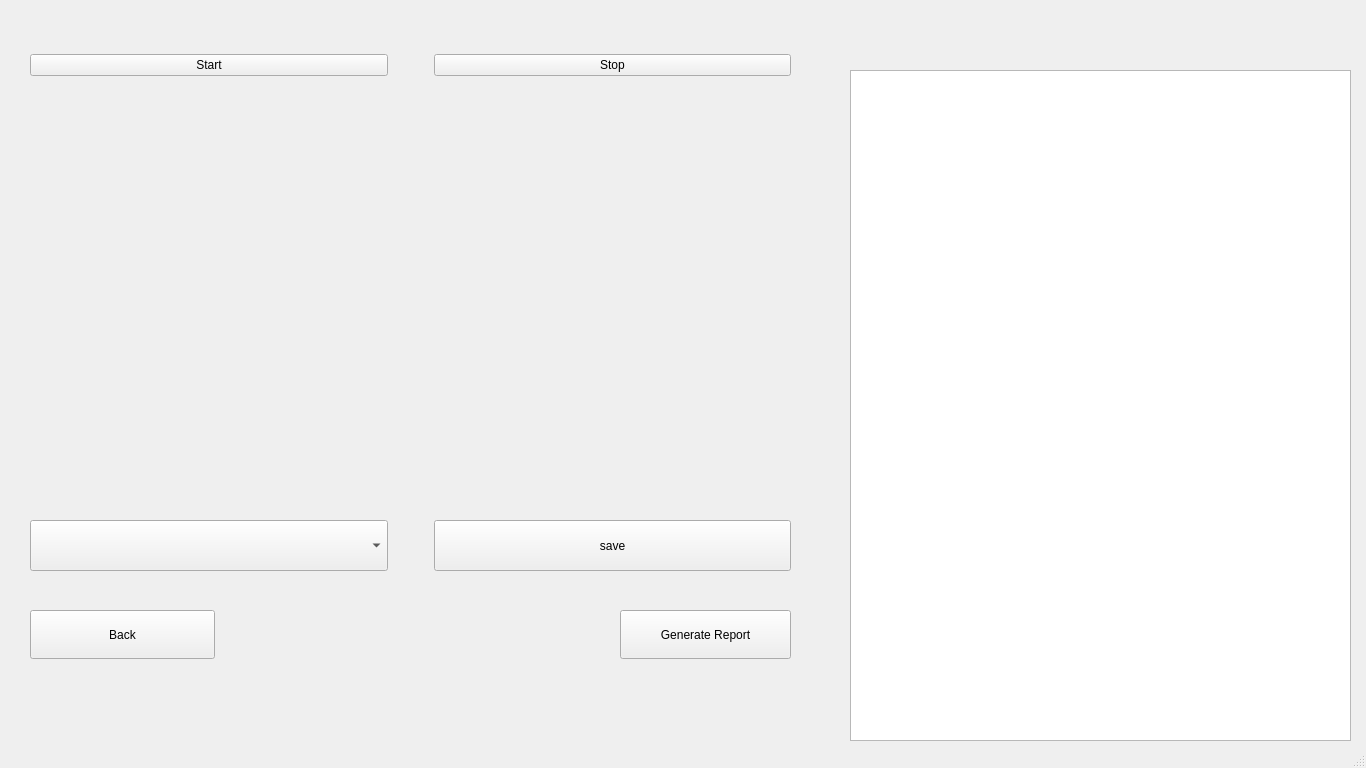
<?xml version="1.0" encoding="UTF-8"?>
<ui version="4.0">
 <class>MainWindow</class>
 <widget class="QMainWindow" name="MainWindow">
  <property name="geometry">
   <rect>
    <x>0</x>
    <y>0</y>
    <width>1366</width>
    <height>768</height>
   </rect>
  </property>
  <property name="windowTitle">
   <string>Defect Detection – In Progress</string>
  </property>
  <property name="layoutDirection">
   <enum>Qt::LeftToRight</enum>
  </property>
  <widget class="QWidget" name="centralwidget">
   <widget class="QWidget" name="horizontalLayoutWidget">
    <property name="geometry">
     <rect>
      <x>30</x>
      <y>20</y>
      <width>761</width>
      <height>91</height>
     </rect>
    </property>
    <layout class="QHBoxLayout" name="horizontalLayout">
     <item>
      <widget class="QPushButton" name="startBtn">
       <property name="text">
        <string>Start</string>
       </property>
      </widget>
     </item>
     <item>
      <spacer name="horizontalSpacer_2">
       <property name="orientation">
        <enum>Qt::Horizontal</enum>
       </property>
       <property name="sizeType">
        <enum>QSizePolicy::Minimum</enum>
       </property>
       <property name="sizeHint" stdset="0">
        <size>
         <width>40</width>
         <height>20</height>
        </size>
       </property>
      </spacer>
     </item>
     <item>
      <widget class="QPushButton" name="stopBtn">
       <property name="text">
        <string>Stop</string>
       </property>
      </widget>
     </item>
    </layout>
   </widget>
   <widget class="QWidget" name="verticalLayoutWidget">
    <property name="geometry">
     <rect>
      <x>30</x>
      <y>110</y>
      <width>761</width>
      <height>381</height>
     </rect>
    </property>
    <layout class="QVBoxLayout" name="verticalLayout">
     <item>
      <widget class="QLabel" name="imageLable">
       <property name="text">
        <string/>
       </property>
      </widget>
     </item>
    </layout>
   </widget>
   <widget class="QWidget" name="verticalLayoutWidget_2">
    <property name="geometry">
     <rect>
      <x>850</x>
      <y>70</y>
      <width>501</width>
      <height>671</height>
     </rect>
    </property>
    <layout class="QVBoxLayout" name="verticalLayout_2">
     <item>
      <widget class="QListWidget" name="listWidget"/>
     </item>
    </layout>
   </widget>
   <widget class="QWidget" name="horizontalLayoutWidget_2">
    <property name="geometry">
     <rect>
      <x>30</x>
      <y>520</y>
      <width>761</width>
      <height>51</height>
     </rect>
    </property>
    <layout class="QHBoxLayout" name="horizontalLayout_2">
     <item>
      <widget class="QComboBox" name="comboBox">
       <property name="sizePolicy">
        <sizepolicy hsizetype="Minimum" vsizetype="Minimum">
         <horstretch>0</horstretch>
         <verstretch>0</verstretch>
        </sizepolicy>
       </property>
      </widget>
     </item>
     <item>
      <spacer name="horizontalSpacer">
       <property name="orientation">
        <enum>Qt::Horizontal</enum>
       </property>
       <property name="sizeType">
        <enum>QSizePolicy::Minimum</enum>
       </property>
       <property name="sizeHint" stdset="0">
        <size>
         <width>40</width>
         <height>20</height>
        </size>
       </property>
      </spacer>
     </item>
     <item>
      <widget class="QPushButton" name="saveBtn">
       <property name="sizePolicy">
        <sizepolicy hsizetype="Minimum" vsizetype="Minimum">
         <horstretch>0</horstretch>
         <verstretch>0</verstretch>
        </sizepolicy>
       </property>
       <property name="text">
        <string>save</string>
       </property>
      </widget>
     </item>
    </layout>
   </widget>
   <widget class="QPushButton" name="generateReportBtn">
    <property name="geometry">
     <rect>
      <x>620</x>
      <y>610</y>
      <width>171</width>
      <height>49</height>
     </rect>
    </property>
    <property name="sizePolicy">
     <sizepolicy hsizetype="Minimum" vsizetype="Minimum">
      <horstretch>0</horstretch>
      <verstretch>0</verstretch>
     </sizepolicy>
    </property>
    <property name="text">
     <string>Generate Report</string>
    </property>
   </widget>
   <widget class="QPushButton" name="backBtn">
    <property name="geometry">
     <rect>
      <x>30</x>
      <y>610</y>
      <width>185</width>
      <height>49</height>
     </rect>
    </property>
    <property name="sizePolicy">
     <sizepolicy hsizetype="Minimum" vsizetype="Minimum">
      <horstretch>0</horstretch>
      <verstretch>0</verstretch>
     </sizepolicy>
    </property>
    <property name="maximumSize">
     <size>
      <width>16777</width>
      <height>16777215</height>
     </size>
    </property>
    <property name="text">
     <string>Back</string>
    </property>
   </widget>
  </widget>
  <widget class="QMenuBar" name="menubar">
   <property name="geometry">
    <rect>
     <x>0</x>
     <y>0</y>
     <width>1366</width>
     <height>22</height>
    </rect>
   </property>
  </widget>
  <widget class="QStatusBar" name="statusbar"/>
 </widget>
 <resources/>
 <connections/>
</ui>
